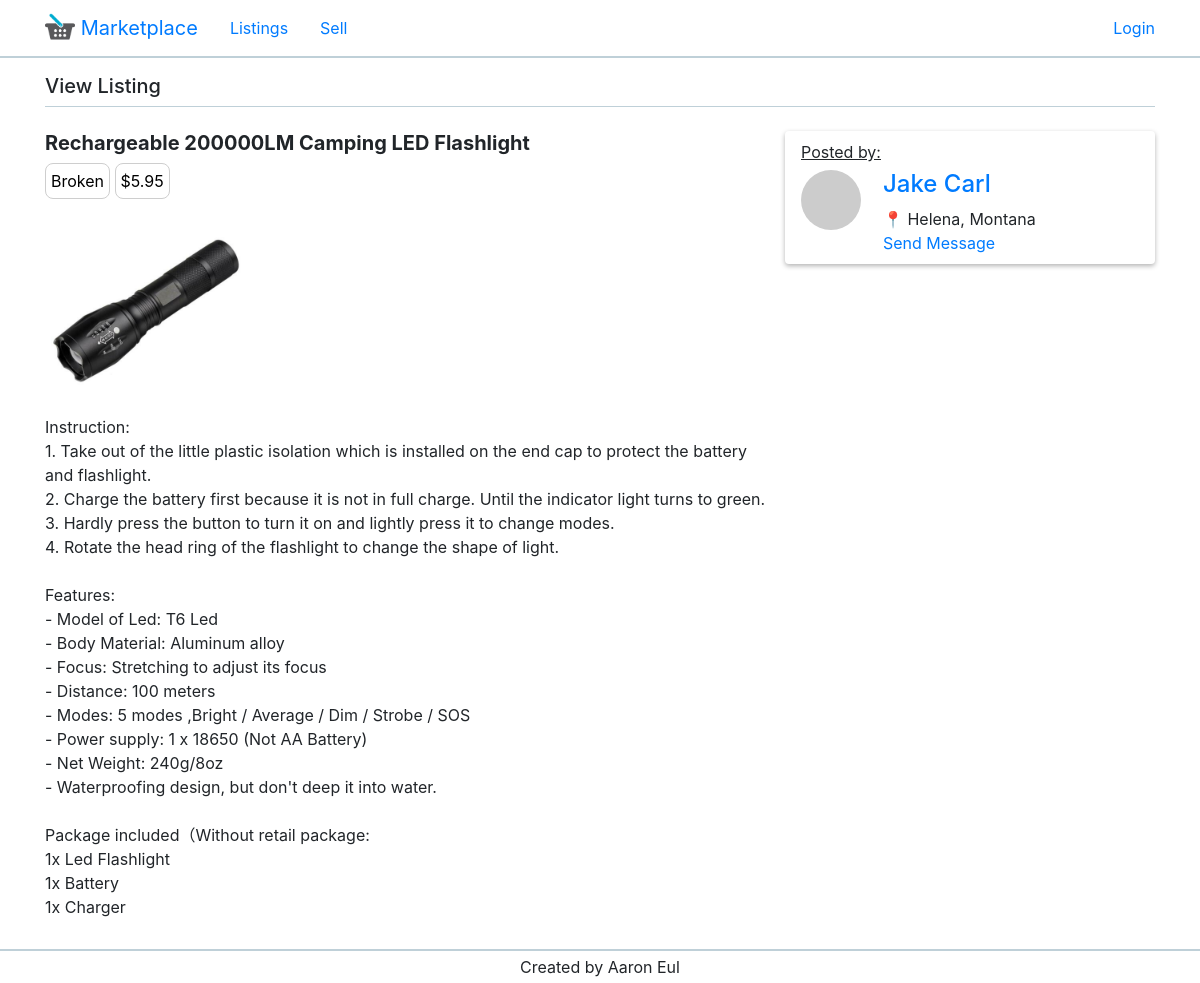
The app's page /listing/6 with its own data.
### app/models.py (models this page shows, shortened)
class Listing(db.Model):
    id = db.Column(db.Integer, primary_key=True)
    title = db.Column(db.String(100))
    price = db.Column(db.String(20))  # number db.Float
    condition = db.Column(db.String(10))
    body = db.Column(db.String(300))
    timestamp = db.Column(db.DateTime, index=True, default=datetime.utcnow)
    user_id = db.Column(db.Integer, db.ForeignKey('user.id'))

class Image(db.Model):
    id = db.Column(db.Integer, primary_key=True)
    name = db.Column(db.String(100))
    extension = db.Column(db.String(100))
    instance = db.Column(db.Integer)
    src = db.Column(db.String(100))
    listing_id = db.Column(db.Integer, db.ForeignKey('listing.id'))

class User(UserMixin, db.Model):
    id = db.Column(db.Integer, primary_key=True)
    name = db.Column(db.String(30))
    email = db.Column(db.String(120), index=True, unique=True)
    password_hash = db.Column(db.String(128))
    state = db.Column(db.String(20))
    city = db.Column(db.String(50))
    listings = db.relationship('Listing', backref='author', lazy='dynamic')
    last_seen = db.Column(db.DateTime, default=datetime.utcnow)
    def avatar(self, size):
        digest = md5(self.email.lower().encode('utf-8')).hexdigest()
        return 'https://www.gravatar.com/avatar/{}?d=identicon&s={}'.format(digest, size)

### app/routes.py (the view)
@app.route('/listing/<id>')
def listing(id):
    _listing = Listing.query.filter_by(id=id).first_or_404()
    _user = _listing.author
    image = Image.query.filter_by(listing_id=_listing.id).first()
    return render_template('listing.html', listing=_listing, title='View Listing', image=image, user=_user, current_user=current_user)

### app/routes.py (called while the page is built)
@app.before_request
def before_request():
    if current_user.is_authenticated:
        current_user.last_seen = datetime.utcnow()
        db.session.commit()

### app/templates/listing.html (shortened to what this page needs)
{% extends "base.html" %}
{% block app_content %}
    <div style="display: flex; align-items: flex-start;">
        <div class="col-8 pl-0">
            <h5 class="font-weight-bold">{{ listing.title }}</h5>
            <p class="listing-tag">{{ listing.condition }}</p>
            <p class="listing-tag">${{ listing.price }}</p>
            <img style="display: block;" height="200" width="auto" src="../static/listing_images/{{ image.src }}"/>
            <pre>{{ listing.body }}</pre>
        </div>
        <div class="col-4 listing-user py-2">
            <table>
                <tbody>
                    <tr><td><p class="mb-1"><u>Posted by:</u></p></td></tr>
                    <tr style="vertical-align: top;">
                        <td>
                            <img width="60px" height="60px" class="profile-image mr-1" src="{{ user.avatar(128) }}"/>
                        </td>
                        <td>
                            <a href="{{ url_for('user', id=user.id) }}">
                                <h4>{{ user.name }}</h4>
                            </a>
                            <p class="mb-0">📍 {{ user.city }}, {{ user.state }}</p>
                            {% if current_user != user %}
                                <p class="m-0"><a href="{{ url_for('message', id=user.id) }}">Send Message</a></p>
                            {% endif %}
                        </td>
                    </tr>
                </tbody>
            </table>
        </div>
    </div>
{% endblock %}

### app/static/style/style.css (style rules this page uses)
.profile-image { border-radius: 50%; }
.listing-user { box-shadow: 0 2px 5px rgba(0,0,0,0.3); border-radius: 4px; }
.listing-tag { display: inline-block; padding: 5px; border: 1px solid #cecece; color: black; border-radius: 0.5em; }
pre { font-family: -apple-system,BlinkMacSystemFont,"Segoe UI",Roboto,"Helvetica Neue",Arial,sans-serif,"Apple Color Emoji","Segoe UI Emoji","Segoe UI Symbol"; font-size: 1rem; font-weight: 400; line-height: 1.5; color: #212529; white-space:pre-wrap }

### records on screen
Listing: title "Rechargeable 200000LM Camping LED Flashlight", condition "Broken", price "5.95", body "Instruction: 1. Take out of the little plastic isolation which is installed on the end cap to protect the battery and flashlight. 2. Charge the battery first because it is not in full charge. Until the indicator light turns to green. 3. Hardly press the button to turn it on and lightly press it to change modes. 4. Rotate the head ring of the flashlight to change the shape of light. Features: - Model of Led: T6 Led - Body Material: Aluminum alloy - Focus: Stretching to adjust its focus - Distance: 100 meters - Modes: 5 modes ,Bright / Average / Dim / Strobe / SOS - Power supply: 1 x 18650 (Not AA Battery) - Net Weight: 240g/8oz - Waterproofing design, but don't deep it into water. Package…"
Image: src (picture)
User: name "Jake Carl", city "Helena", state "Montana"

### other values on screen
{{ title }} "View Listing"
